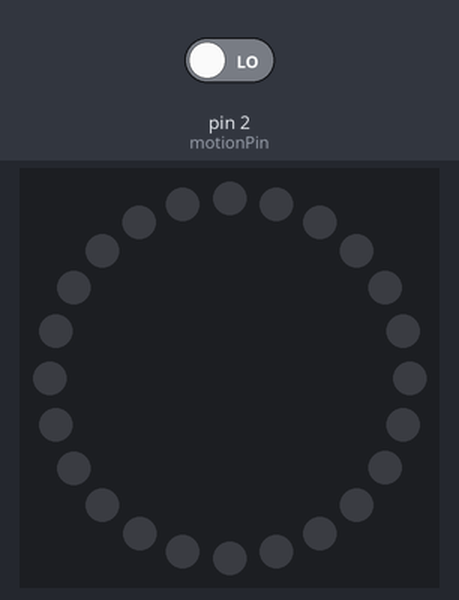
Bench run of a sketch on a simulated Arduino Uno, built with avr-gcc and run on an emulated ATmega328P. Parts: 24 RGB LEDs in a ring, first at the top, clockwise. The inputs (shaded band) are chosen by the test bench; at power-on: pin 2 (motionPin) LOW. Dim RGB values are drawn brighter than linear.

Above: at 1.2 s.
1.3 s: pin 2 (motionPin) driven HIGH
At 1.9 s:
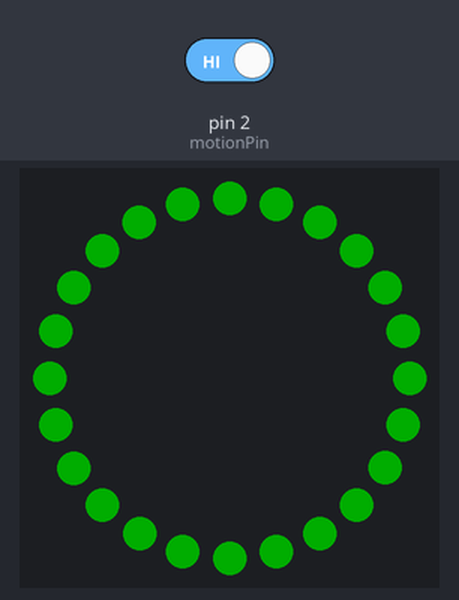
2.8 s: pin 2 (motionPin) driven LOW
At 4.2 s:
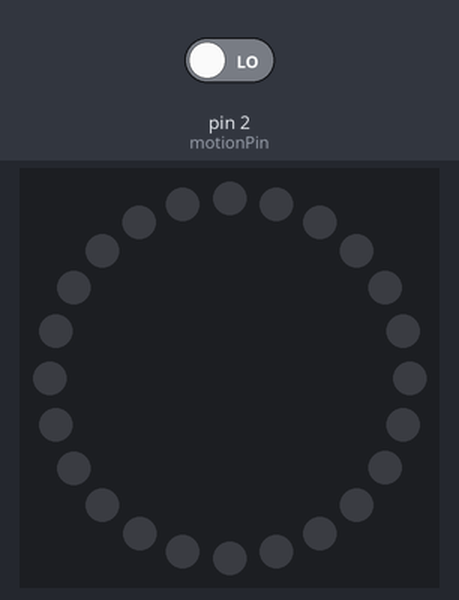
Timing chart, 0 to 5.8 s (numbered marks = the images above; inputs shaded):
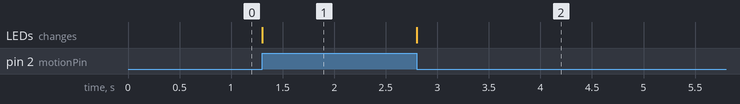

The sketch:

MotionLEDRingTest.ino
```cpp
#include <Adafruit_NeoPixel.h>

#define PIN 5

Adafruit_NeoPixel ring = Adafruit_NeoPixel(24, PIN, NEO_GRB + NEO_KHZ800); // Initialize the Neopixel ring with 24 LEDs connected to the specified pin

int motionPin = 2;

void setup() {
  pinMode(motionPin, INPUT); // Set the motion sensor pin as input
  ring.begin(); // Start the Neopixel ring
  ring.setBrightness(50); // Set the brightness level (0-255)
  ring.show(); // Update the ring with the current LED colors
}

void loop() {
  if (digitalRead(motionPin) == HIGH) { // If motion is detected
    activateLEDs(); // Activate the Neopixel LEDs
  } else { // If motion is not detected
    disableLEDs(); // Disable the Neopixel LEDs
  }
}

void activateLEDs() {
  for (int i = 0; i < ring.numPixels(); i++) {
    ring.setPixelColor(i, ring.Color(0, 255, 0)); // Set the color of each LED to red (you can change the color as per your preference)
  }
  ring.show(); // Update the ring with the new LED colors
}

void disableLEDs() {
  for (int i = 0; i < ring.numPixels(); i++) {
    ring.setPixelColor(i, ring.Color(0, 0, 0)); // Set the color of each LED to off (black)
  }
  ring.show(); // Update the ring with the new LED colors
}
```

Measured:
- after the input at 1.3 s, the LEDs: change at once (image 1)
- after the input at 2.8 s, the LEDs: change at once (image 2)
